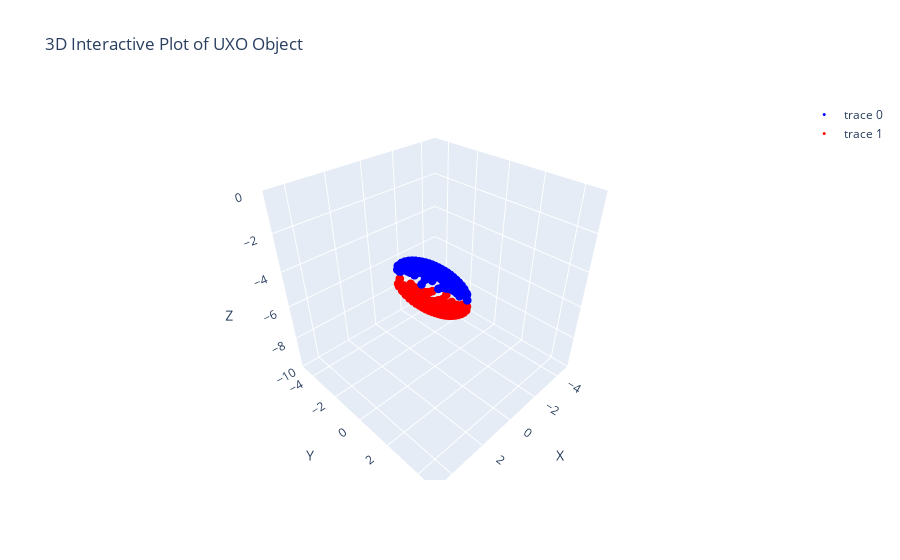

This figure's notebook cell:
### Code cell
# Create UXO object
uxo = UXO_object(np.array([0, 0, -5]), 3, 1, 0, 45)

# Generate x and y values
x_vals = np.linspace(-5, 5, 50)
y_vals = np.linspace(-5, 5, 50)

# Data for scatter plot
x_data = []
y_data = []
z1_data = []
z2_data = []

for x in x_vals:
    for y in y_vals:
        z = uxo.get_vertical_intersects(x, y)
        if z is not None:
            x_data.append(x)
            y_data.append(y)
            z1_data.append(z[0])
            z2_data.append(z[1])

# Create interactive 3D scatter plot
trace1 = go.Scatter3d(x=x_data, y=y_data, z=z1_data, mode='markers', marker=dict(size=3, color='blue'))
trace2 = go.Scatter3d(x=x_data, y=y_data, z=z2_data, mode='markers', marker=dict(size=3, color='red'))

# Set up layout with axis limits
layout = go.Layout(
    scene=dict(
        xaxis=dict(range=[-5, 5], title="X"),
        yaxis=dict(range=[-5, 5], title="Y"),
        zaxis=dict(range=[-10, 0], title="Z"),
        aspectmode="cube"
    ),
    title="3D Interactive Plot of UXO Object"
)

# Create figure and show
fig = go.Figure(data=[trace1, trace2], layout=layout)
fig.show()

### Figure 1 — Plotly figure (JSON) as saved in the notebook; plotly's stock layout.template omitted (floating-point values rounded to 4 significant figures; data arrays with more than 128 entries replaced by an {"elided": "..."} marker saying what was removed)
{"data": [{"marker": {"color": "blue", "size": 3}, "mode": "markers", "type": "scatter3d", "x": {"elided": "168 float values"}, "y": {"elided": "168 float values"}, "z": {"elided": "168 float values"}}, {"marker": {"color": "red", "size": 3}, "mode": "markers", "type": "scatter3d", "x": {"elided": "168 float values"}, "y": {"elided": "168 float values"}, "z": {"elided": "168 float values"}}], "layout": {"scene": {"aspectmode": "cube", "xaxis": {"range": [-5, 5], "title": {"text": "X"}}, "yaxis": {"range": [-5, 5], "title": {"text": "Y"}}, "zaxis": {"range": [-10, 0], "title": {"text": "Z"}}}, "title": {"text": "3D Interactive Plot of UXO Object"}}}
